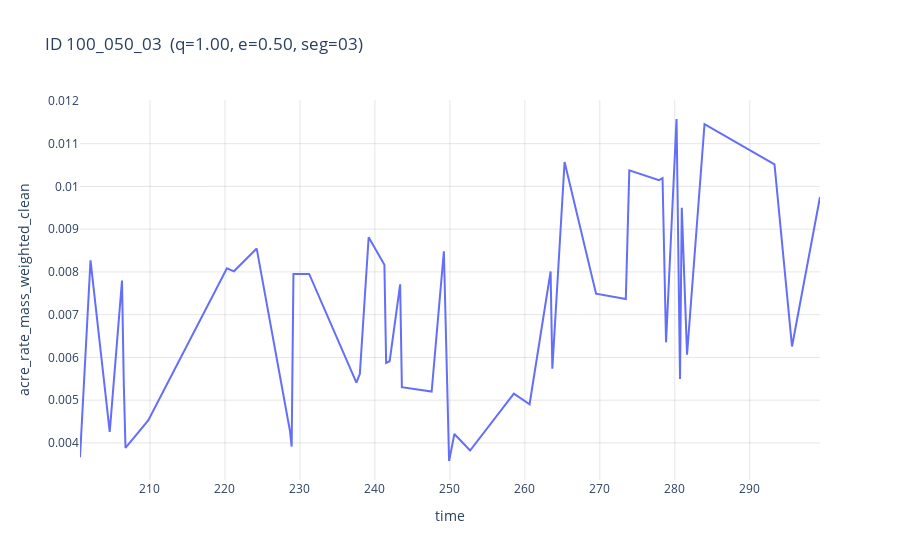

Source (notebook cell):
### Code cell
fig = plot_segment_by_id_interactive(
    df=df,
    id="100_050_03",
    y="acre_rate_mass_weighted_clean"
)
fig.show()

### Figure 1 — Plotly figure (JSON) as saved in the notebook; plotly's stock layout.template omitted (floating-point values rounded to 4 significant figures)
{"data": [{"hovertemplate": "<b>t = %{x:.3f}</b><br>acre_rate_mass_weighted_clean = %{y:.3e}<extra></extra>", "legendgroup": "", "line": {"color": "#636efa", "dash": "solid"}, "marker": {"symbol": "circle"}, "mode": "lines", "name": "", "orientation": "v", "showlegend": false, "type": "scatter", "x": [200.7, 202.1, 204.6, 206.3, 206.5, 206.7, 209.8, 220.3, 221.2, 224.2, 228.7, 228.9, 229.1, 231.2, 237.5, 238.0, 239.2, 240.1, 241.3, 241.5, 242.0, 243.4, 243.6, 247.6, 249.2, 249.9, 250.6, 252.7, 258.5, 260.6, 263.4, 263.7, 265.3, 269.5, 273.5, 273.9, 277.9, 278.4, 278.8, 280.2, 280.7, 280.9, 281.6, 284.0, 293.3, 295.6, 299.4], "xaxis": "x", "y": [0.003664, 0.008273, 0.004257, 0.007799, 0.005443, 0.003882, 0.004526, 0.008084, 0.008014, 0.008546, 0.004286, 0.003916, 0.007949, 0.007952, 0.00541, 0.005618, 0.00881, 0.008514, 0.008166, 0.00587, 0.005911, 0.007709, 0.005305, 0.0052, 0.008482, 0.003577, 0.004208, 0.003822, 0.005153, 0.004905, 0.00801, 0.005734, 0.01057, 0.007491, 0.007368, 0.01038, 0.01015, 0.01019, 0.006353, 0.01158, 0.005495, 0.009499, 0.006066, 0.01146, 0.01052, 0.006256, 0.009752], "yaxis": "y"}], "layout": {"autosize": true, "legend": {"tracegroupgap": 0}, "title": {"text": "ID 100_050_03  (q=1.00, e=0.50, seg=03)"}, "xaxis": {"anchor": "y", "autorange": true, "domain": [0, 1], "gridcolor": "rgba(0, 0, 0, 0.1)", "range": [200.7, 299.4], "showgrid": true, "title": {"text": "time"}, "type": "linear"}, "yaxis": {"anchor": "x", "autorange": true, "domain": [0, 1], "gridcolor": "rgba(0, 0, 0, 0.1)", "range": [0.003133, 0.01202], "showgrid": true, "title": {"text": "acre_rate_mass_weighted_clean"}, "type": "linear"}}}
